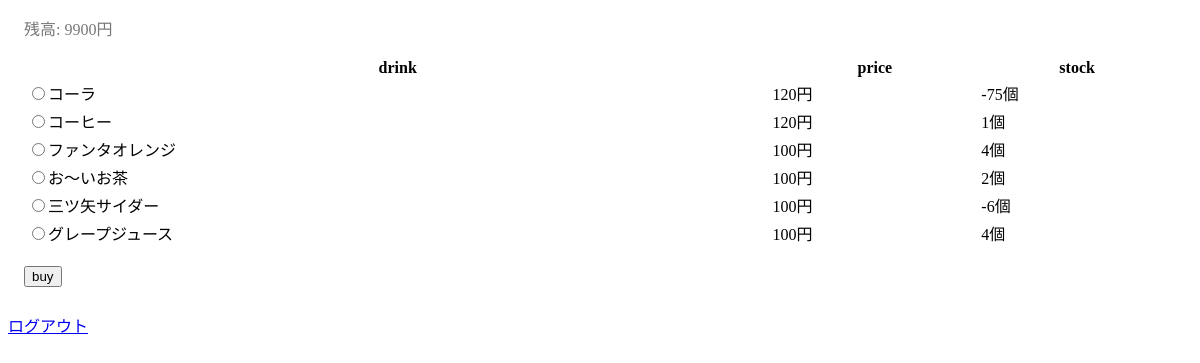
The app's page /toppage.php (signed in) with its own data.
### tables this page shows
CREATE TABLE "user" (
	`id`	INTEGER PRIMARY KEY AUTOINCREMENT,
	`money`	INTEGER,
	`name`	TEXT
, password text);

CREATE TABLE "product" (
	`id`	INTEGER PRIMARY KEY AUTOINCREMENT,
	`name`	TEXT,
	`price`	INTEGER
);

CREATE TABLE "stock" (
	`id`	INTEGER PRIMARY KEY AUTOINCREMENT,
	`product_id`	INTEGER,
	`number`	INTEGER
);

### functions.php (called while the page is built, shortened)
<?php
function generate_token()
{
  return hash('sha256', session_id());
}
function h($str)
{
  return htmlspecialchars($str, ENT_QUOTES, 'UTF-8');
}

### toppage.php (the view, shortened to what this page needs)
<?php
require_once __DIR__ . '/functions.php';
$pdo = new pdo("sqlite:anohako.sqlite");
$pdo->setattribute(PDO::ATTR_ERRMODE, PDO::ERRMODE_WARNING);
$st = $pdo->query("select * from product order by id desc");
$product = $st->fetchAll();
$user = $_SESSION['username'];
$st = $pdo->query("select money from user where name = '" . $user . "';");
$money = $st->fetchAll();
?>
<!DOCTYPE html>
<html lang="ja">
  <head>
    <link rel="stylesheet" href="//cdnjs.cloudflare.com/ajax/libs/10up-sanitize.css/4.1.0/sanitize.min.css">
    <link rel="stylesheet" href="https://code.getmdl.io/1.3.0/material.indigo-pink.min.css">
    <link rel="stylesheet" href="./style.css">
  </head>
  <body>
    <div class="container">
      <div class="mes"><?php print "残高: " . $money[0]['money']. "円"; ?></div>
      <form action="shopping_submit.php" method="get">
        <table class="mdl-data-table mdl-js-data-table mdl-shadow--2dp">
          <tr>
            <th class="mdl-data-table__cell--non-numeric">drink</th>
            <th>price</th>
            <th>stock</th>
          </tr>
          <?php
          foreach($product as $p) {
            print '<tr>';
            print '<td class="mdl-data-table__cell--non-numeric"><input type="radio" name="productname" value="'. $p["name"] .'">' . $p["name"] . '</th>';
            print '<td>' . $p["price"] . '円</th>';
            $st = $pdo->query("select * from stock where id =" .$p["id"] . ";");
            $stock = $st->fetchAll();
            print '<td>'.$stock[0]["number"].'個</td>';
            print '</tr>';
          }
          ?>
       </table>
       <input class="mdl-button mdl-js-button mdl-button--raised mdl-js-ripple-effect buy" type="submit" value="buy">
     </form>
  </div>
  <a href="/logout.php?token=<?=h(generate_token())?>">ログアウト</a>
  </body>
</html>

### style.css (style rules this page uses)
.container { margin: 8px 16px; }
.mes { color: #777; font-size: 16px; margin: 16px 0px; }
.buy { margin: 18px 0px; }
table { width: 100%; }

### records on screen
user: money "9900"
product: name "コーラ", price "120", stock.number "-75"
product: name "コーヒー", price "120", stock.number "1"
product: name "ファンタオレンジ", price "100", stock.number "4"
product: name "お〜いお茶", price "100", stock.number "2"
product: name "三ツ矢サイダー", price "100", stock.number "-6"
product: name "グレープジュース", price "100", stock.number "4"
